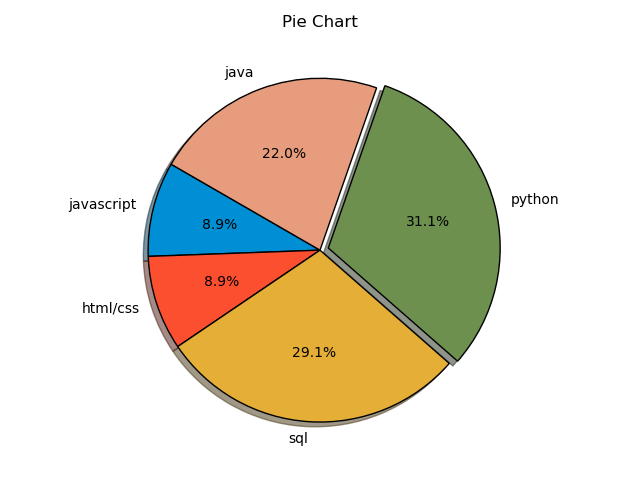

Recreate this plot in Python.
from matplotlib import pyplot as plt

"""pie charts are good with fewer amount of slice elemnts. Otherwise, chart will be overcrowded. 
    Bar or barh would be good with many data elements"""

plt.style.use('fast')

slices = [26515, 26484, 86514, 92554, 65488]
labels = ['javascript', 'html/css', 'sql', 'python', 'java']
colors = ['#008fd5', '#fc4f30', '#e5ae37', '#6d904f', '#e79d7d']
explode = [0, 0, 0, .05, 0]  # moves the 4th slice element away from center with length of (.05 * radius)

plt.pie(slices, labels=labels, colors=colors, explode=explode, wedgeprops={'edgecolor': '#000000'},  # #000000=black
        shadow=True, startangle=150, autopct='%1.1f%%')  # startangle rotates, autopct shows percentage

plt.title('pie chart'.title())
plt.tight_layout()
plt.savefig('prog_lang_pie.png')

plt.show()
